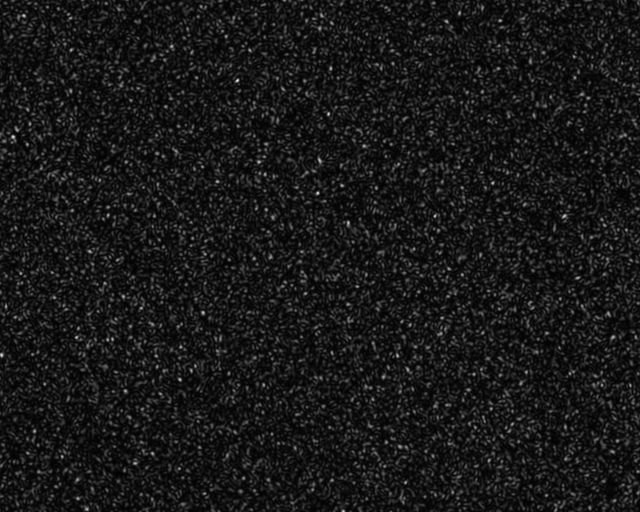
#> input picture ImSpeckle/4-150-1.tif, 1280 x 1024 px, found by its file name (shown at 1/2 size)
$ python 'Simulación JTC Speckle.py'
#> lines starting #> are read from the running program, lines starting #| are printed output that depends on the picture
### funciones.py
import numpy as np
import matplotlib.pyplot as plt
from PIL import Image, ImageDraw, ImageFont

class planos:
    """
    Clase para representar objetos planos cuadrados en un montaje óptico y su propagación
    """
    def __init__(self, N=1024, wl=0.532e-3, tamaño_mm=10):
        """
        Parámetros:
        N : int
            Tamaño, en píxeles, de los planos.
        wl : float
            Longitud de onda del montaje (en milímetros)
        tamaño_mm : float
            Tamaño físico total del plano (en milímetros)
        """
        self.N = N
        self.wl = wl
        self.tamaño_mm = tamaño_mm
        self.dx = tamaño_mm / N  # resolución espacial (mm/píxel)

    def centro_cuadrado(self, l):
        """
        Ventana cuadrada centrada de lado l mm. Amplitud 1.

        l : float
            Ancho de la ventana en mm

        Return:
            plano : ndarray ventana
        """
        l_pix = int(round(l * self.N / self.tamaño_mm)) # lado en píxeles

        if l_pix > self.N:
            raise ValueError("La ventana es más grande que el plano.")

        plano = np.zeros((self.N, self.N))
        i0 = int((self.N - l_pix) / 2)
        i1 = int((self.N + l_pix) / 2)
        plano[i0:i1, i0:i1] = 1
        return plano

    # [23 lines left out: function iris, not called in this run]

    def lente_delgado_centrado(self, f):
        """
        Fase de lente delgada (ap. paraxial), sin término constante.

        f : float
            Foco en milímetros.

        Return:
            lente : ndarray máscara de fase dada por la lente
        """

        x = np.linspace(-self.tamaño_mm/2, self.tamaño_mm/2, self.N)
        X, Y = np.meshgrid(x, x)
        lente = np.exp(-1j * np.pi * (X**2 + Y**2) / (self.wl * f))
        return lente
    def mostrar_campo(self, u2, título="Campo propagado"):
        plt.figure(figsize=(15, 4))

        # Intensidad
        plt.subplot(1, 3, 1)
        plt.imshow(np.abs(u2)**2, cmap='gray',
               extent=[-self.tamaño_mm/2, self.tamaño_mm/2,
                       -self.tamaño_mm/2, self.tamaño_mm/2])
        plt.title("Intensidad")
        plt.colorbar()

        # Amplitud
        plt.subplot(1, 3, 2)
        plt.imshow(np.abs(u2), cmap='gray',
               extent=[-self.tamaño_mm/2, self.tamaño_mm/2,
                       -self.tamaño_mm/2, self.tamaño_mm/2])
        plt.title("Amplitud")
        plt.colorbar()

        # Fase
        plt.subplot(1, 3, 3)
        plt.imshow(np.angle(u2), cmap='twilight',
               extent=[-self.tamaño_mm/2, self.tamaño_mm/2,
                       -self.tamaño_mm/2, self.tamaño_mm/2])
        plt.title("Fase")
        plt.colorbar()

        plt.suptitle(título)
        plt.tight_layout()
        plt.show()
    # [12 lines left out: function asignar_objeto, not called in this run]
    def sumar(self, matriz1, matriz2, separacion, direccion = "v"):
        """"
        Genera una sola matriz a partir de dos matrices de igual dimensión

        matriz1 : ndarray
        matriz2 : ndarray
        separacion : int
            qué tanto se mueve una matriz del centro desde su borde.
        direccion : str
            h = se juntan en x.
            v = se juntan en y.
        """
        if matriz1.shape != matriz2.shape:
            raise ValueError("el tamaño de las matrices es distinto.")
        suma = np.zeros(((2 * matriz1.shape[0] + 2*separacion), (2 * matriz1.shape[0] + 2*separacion)))
        suma1 = np.zeros(((2 * matriz1.shape[0] + 2*separacion), (2 * matriz1.shape[0] + 2*separacion)))
        suma2 = np.zeros(((2 * matriz1.shape[0] + 2*separacion), (2 * matriz1.shape[0] + 2*separacion)))

        if direccion == "v":

            suma1[:matriz1.shape[0], (matriz1.shape[0]//2 + separacion):(matriz1.shape[0]//2 + separacion +matriz1.shape[0])] = matriz1
            suma2[(2*separacion+matriz1.shape[0]):,(matriz1.shape[0]//2 + separacion):(matriz1.shape[0]//2 + separacion +matriz1.shape[0])] = matriz2
            suma = suma1 + suma2
        if direccion == "h":
            suma1[(matriz1.shape[0]//2 + separacion):(matriz1.shape[0]//2 + separacion +matriz1.shape[0]), :matriz1.shape[1]] = matriz1
            suma2[(matriz1.shape[0]//2 + separacion):(matriz1.shape[0]//2 + separacion +matriz1.shape[0]), (2*separacion+matriz1.shape[1]):] = matriz2
            suma = suma1 + suma2
        return suma
    def letra(self, letra: str, tamaño_fuente: int):
        """
        Genera un plano con una letra en fuente Free sans.
        Es importante verificar que se puede acceder a la fuente

        letra : str
            Letra en la imagen
        tamaño fuente : ndarray
            Altura, en píxeles, de la letra.

        Return:
            matriz : ndarray con la imagen de la letra.
        """

        img = Image.new('L', (self.N,self.N), color = 0)
        draw = ImageDraw.Draw(img)
        font = ImageFont.truetype("C:\Proyectos\Simulaciones\FreeSans-LrmZ.ttf", size = tamaño_fuente)
        draw.text(((self.N-tamaño_fuente)//2,(self.N-tamaño_fuente)//2), letra, fill = 255, font=font)
        matriz = np.array(img)/255
        return matriz
    def recorte(self, ruta : str, ancho : float):
#> called with ancho = 2
        l_pix = int(round(ancho * self.N / self.tamaño_mm)) # lado en píxeles
        imagen = Image.open(ruta).convert('L')
        imagen = np.array(imagen)
        negro = np.zeros((self.N, self.N))
        i0 = int((self.N - l_pix) / 2)
        i1 = int((self.N + l_pix) / 2)
        negro[i0:i1, i0:i1] = imagen[i0:i1, i0:i1]
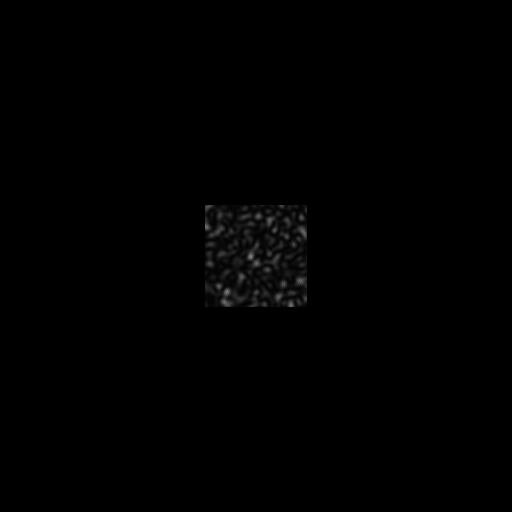
#> negro: shape (512, 512) float64; min 0, max 128, mean 0.9
        return negro


class propagacion:
    """
    Clase para simular la propación de los campos de objetos planos cuadrados en el montaje óptico.
    """
    def __init__(self, tamaño_mm=10, N = 1024, wl = 0.532e-3):
        """
        Parámetros
        ----------
        tamaño_mm : float
            Ancho del plano, en mm. Por defecto 10.0 mm
        N : int
            Tamaño de la matriz del plano. Por defecto 1024
        wl : float
            Longitud de onda en mm. Por defecto  0.532e-3 mm (verde).
        """
        self.tamaño_mm = tamaño_mm
        self.N = N
        self.wl = wl
        self.dx = tamaño_mm / N  # resolución espacial (mm/píxel)

    def propaTF(self, u1, z):
        """
        Propagación libre del campo en ap. parxial con la función de transferencia

         Parámetros:
            u1 : ndarray
                Campo complejo en el plano z = 0 (entrada).
            z : float
                Distancia de propagación en milímetros.

        Return:
             u2 : ndarray
                Campo propagado a distancia z.
        """
        k = 2*np.pi/self.wl
        fx = np.fft.fftfreq(self.N, d=self.dx)
        FX, FY = np.meshgrid(fx, fx)
        H = np.exp(1j*k*z)*np.exp(-1j*np.pi*self.wl*z*(FX**2+FY**2))
        U1 = np.fft.fft2(u1)

        u2 = np.fft.ifft2(U1*H)

        return u2


### Simulación JTC Speckle.py
import funciones
import numpy as np
import matplotlib.pyplot as plt
from scipy.signal import fftconvolve

f = 220
mm = 10

joa = funciones.planos(512, tamaño_mm=mm)

matriz_A = joa.recorte("C:\Proyectos\Simulaciones\ImSpeckle\\4-150-1.tif", (2))

matriz_B = joa.letra("Z", tamaño_fuente=int(round(2* joa.N / joa.tamaño_mm)))*np.max(matriz_A)
#> in letra, `img = Image.new('L', (self.N,self.N), color = 0)`: img: PIL image 512x512 L; every value is 0


#matriz_B = np.zeros_like(matriz_A)
#matriz_B = joa.recorte("C:\Proyectos\Simulaciones\ImSpeckle\\4-150-1.tif", (2))

#matriz_B = joa.recorte("C:\Proyectos\Simulaciones\ImSpeckle\\4-150-1.tif", 2)


A_B = joa.sumar(matriz_A, matriz_B, -150, "v")
#> in sumar, `suma1[:matriz1.shape[0], (matriz1.shape[0]//2 + separacion):(matriz1.s..`:
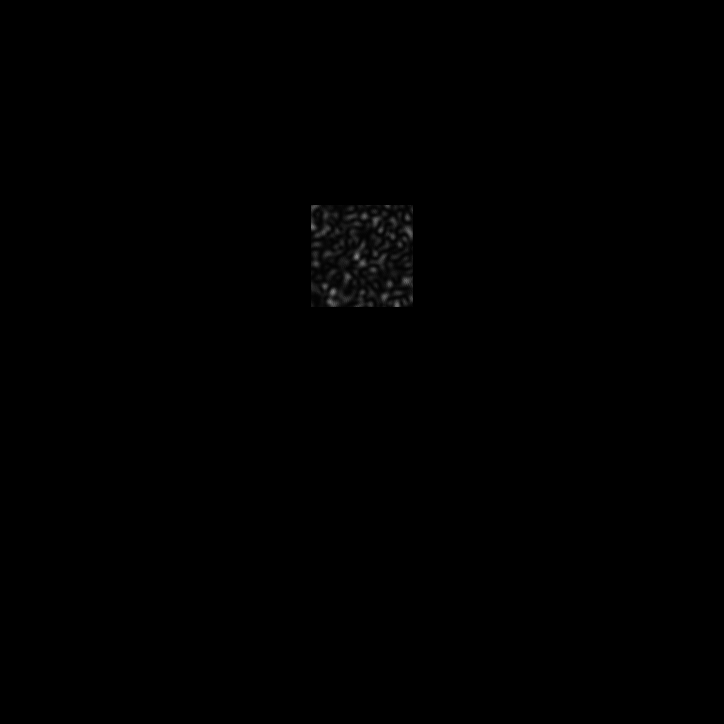
#> suma1: shape (724, 724) float64; min 0, max 128, mean 0.5
plt.imshow(A_B, cmap= 'gray')
plt.colorbar()
plt.show()
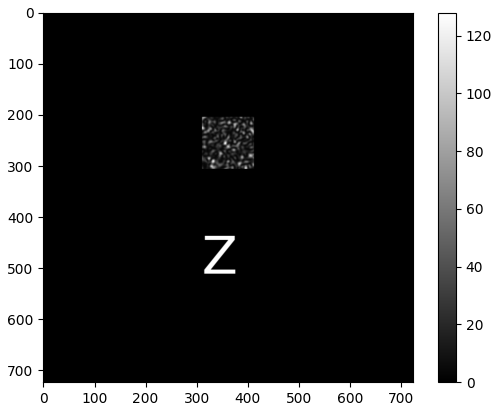
#> figure drawn by matplotlib, 2 panels


p = funciones.planos(A_B.shape[0])
prop = funciones.propagacion(mm, A_B.shape[0])

A_B_prop = prop.propaTF(A_B, z = f)


A_B_lente = A_B_prop*p.lente_delgado_centrado(f = f)

p.mostrar_campo(np.abs(A_B_lente)**(1/2))
#> in mostrar_campo, `plt.imshow(np.angle(u2), cmap='twilight', extent=[-self.tamaño_mm/2, s..`:
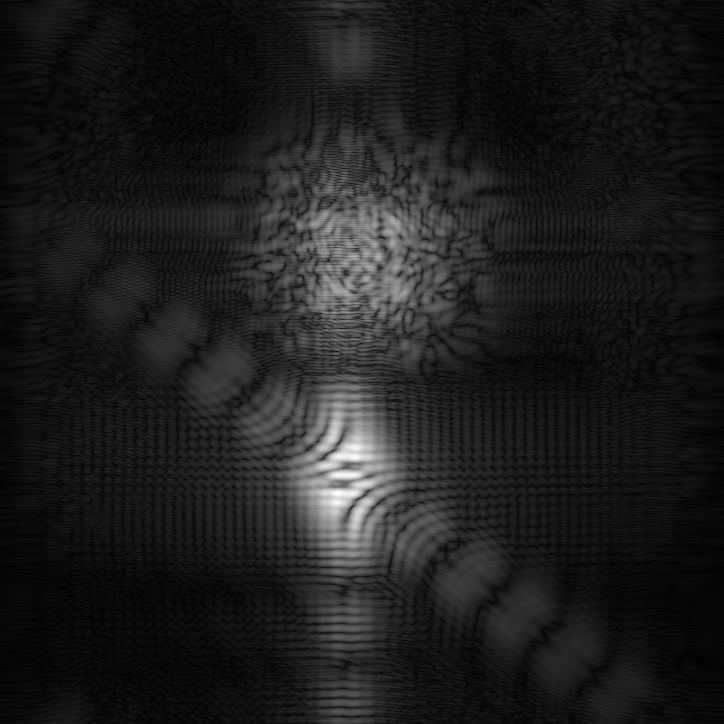
#> u2: shape (724, 724) float64; min 0.0206, max 10.47, mean 1.24; drawn with min black and max white
#> in mostrar_campo, `plt.show()`:
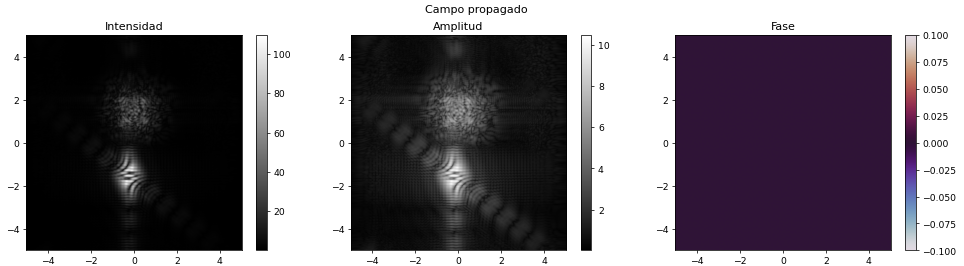
#> figure drawn by matplotlib, 6 panels

U = np.abs(prop.propaTF(A_B_lente, z = f))**2

U_prop = prop.propaTF(U, z = f)
U_lente = U_prop*p.lente_delgado_centrado(f = f)
Uf = prop.propaTF(U_lente, z = f)
p.mostrar_campo(Uf)
#> call 2 of mostrar_campo, with u2 = array of shape (724, 724), título = 'Campo propagado'
#> in mostrar_campo (call 2), `plt.show()`:
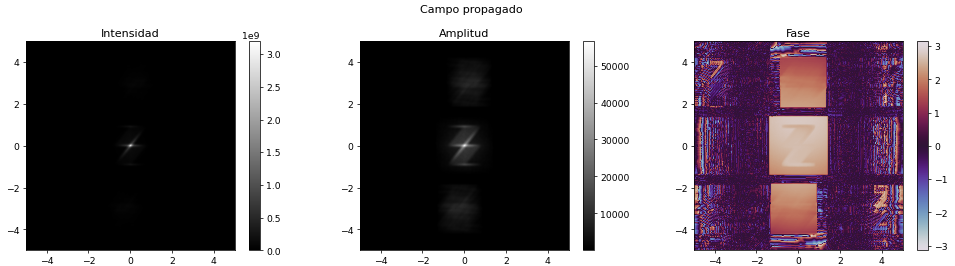
#> figure drawn by matplotlib, 6 panels


ventana = p.centro_cuadrado(2.5)
contraventana = (ventana == 0)
semiUf = Uf * contraventana
p.mostrar_campo(semiUf)
#> call 3 of mostrar_campo, with u2 = array of shape (724, 724), título = 'Campo propagado'
#> in mostrar_campo (call 3), `plt.show()`:
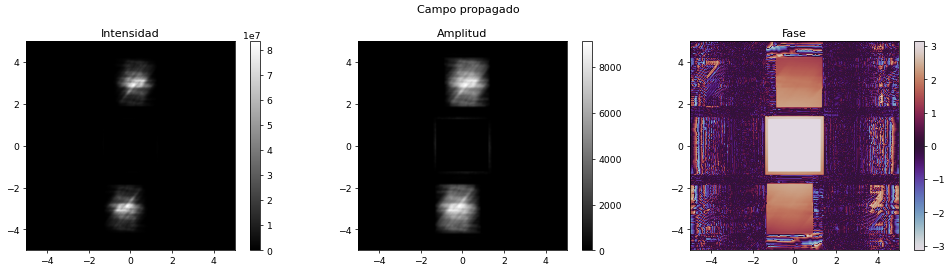
#> figure drawn by matplotlib, 6 panels

$ run again, with ImSpeckle/3-16-2.tif copied over ImSpeckle/4-150-1.tif
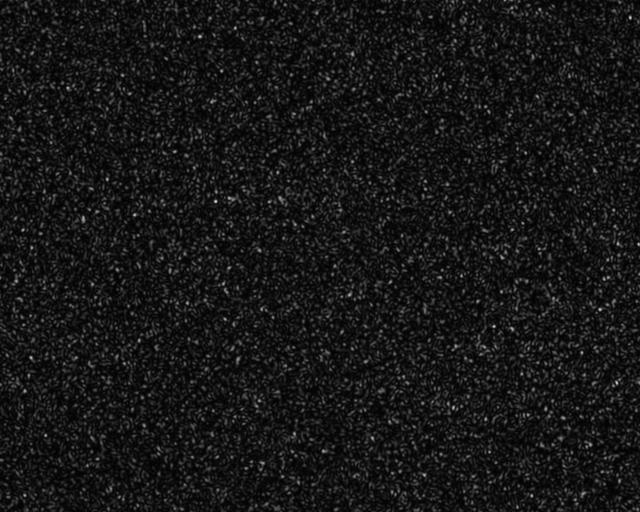
#> input picture ImSpeckle/3-16-2.tif, 1280 x 1024 px, found by its file name (shown at 1/2 size)
#> img: PIL image 512x512 L; every value is 0
#> `plt.show()`:
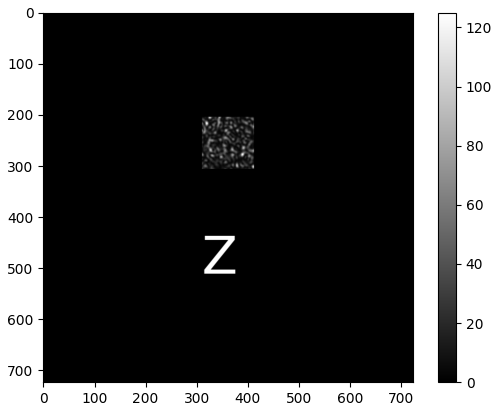
#> figure drawn by matplotlib, 2 panels
#> in mostrar_campo, `plt.imshow(np.angle(u2), cmap='twilight', extent=[-self.tamaño_mm/2, s..`:
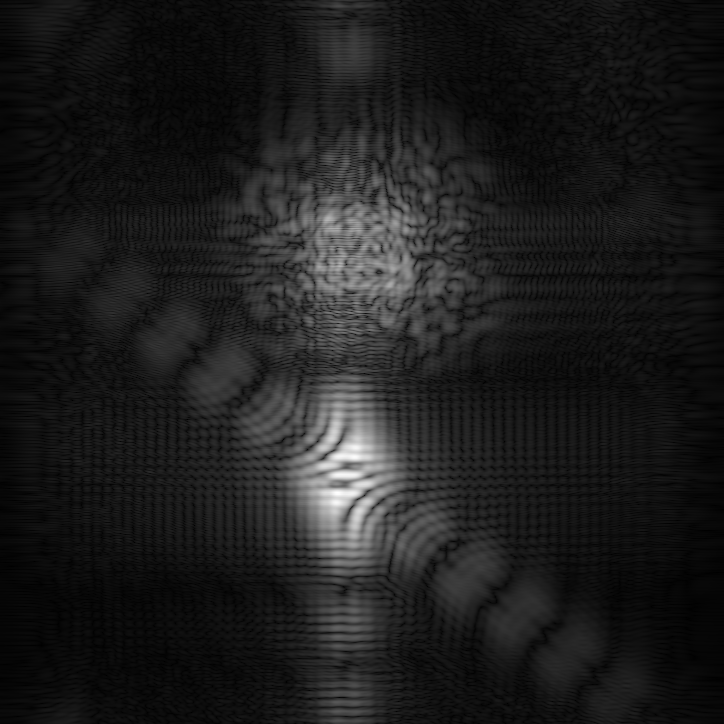
#> u2: shape (724, 724) float64; min 0.0161, max 10.37, mean 1.21; drawn with min black and max white
